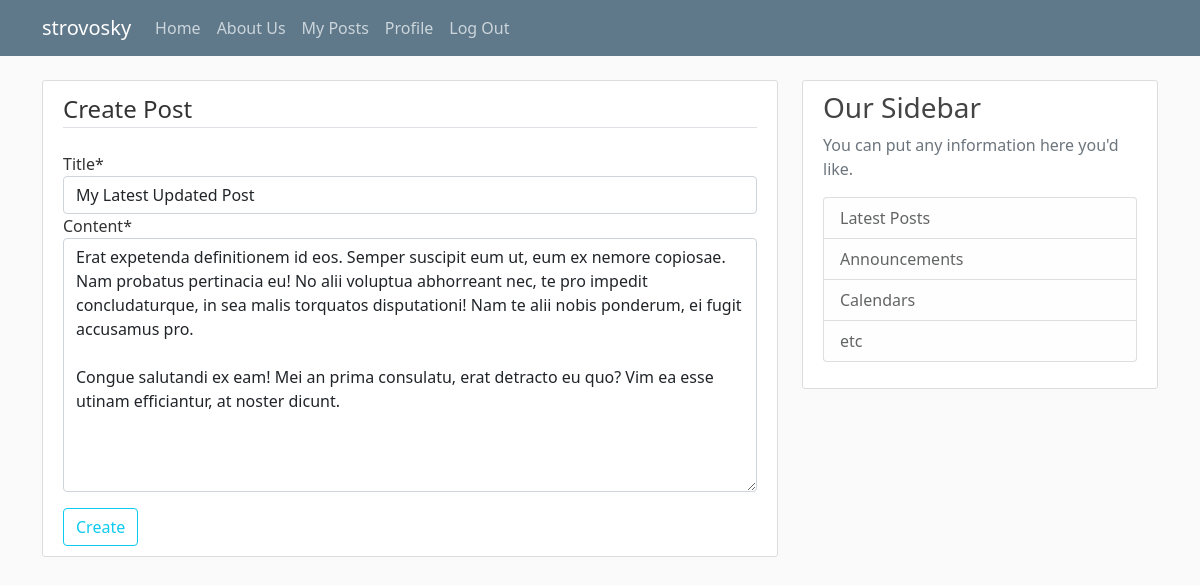
The page /post/56/update/ (signed in) on the database its author committed.
### blog/models.py (models this page shows, shortened)
class Posts(Model):
    title = CharField(max_length=150)
    content = TextField(max_length=500)
    date_created = DateTimeField(auto_now_add=True) # This won't ever be modified.
    last_modified = DateTimeField(auto_now=True) # This can be updated.
    author = ForeignKey(to=User, on_delete=CASCADE)

### blog/views.py (the view, shortened to what this page needs)
class PostUpdateView(LoginRequiredMixin, UserPassesTestMixin, UpdateView):
    model = Posts
    fields = ["title", "content"]
    def test_func(self):
        post = self.get_object()
        if self.request.user == post.author:
            return True
        return False

### blog/templates/blog/posts_form.html (shortened to what this page needs)
{% extends "blog/home.html" %}
{% load crispy_forms_tags %}
{% block content %}
    <div class="content-section">
        <form method="post">
            <fieldset class="form-group">
                <legend class="border-bottom mb-4">Create Post</legend>
                {{form|crispy}}
            </fieldset>
            <div class="form-group" >
                <button type="submit" class="btn btn-outline-info">Create</button>
            </div>
        </form>
    </div>
{% endblock content %}

### blog/templates/blog/home.html (shortened to what this page needs)
{% load static %}
<!DOCTYPE html>
<html lang="en">
    <head>
        <link href="https://cdn.jsdelivr.net/npm/bootstrap@5.1.3/dist/css/bootstrap.min.css" rel="stylesheet">
        <link rel="stylesheet" type="text/css" href="{% static 'blog/main.css' %}">
    </head>
    <body>
      {% block navbar %}
        {% if not user.is_authenticated %}
          <header class="site-header">
                <nav class="navbar navbar-expand-md navbar-dark bg-steel fixed-top">
                  <div class="container">
                    <a class="navbar-brand mr-4" href="{% url 'blog-home' %}">StroBlog</a>
                    <button class="navbar-toggler" type="button" data-toggle="collapse" data-target="#navbarToggle" aria-controls="navbarToggle" aria-expanded="false" aria-label="Toggle navigation">
                    <span class="navbar-toggler-icon"></span>
                    </button>
                    <div class="collapse navbar-collapse" id="navbarToggle">
                      <div class="navbar-nav mr-auto">
                        <a class="nav-item nav-link" href="{% url 'blog-home' %}">Home</a>
                        <a class="nav-item nav-link" href="{% url 'blog-about-us' %}">About Us</a>
                      </div>
                      <div class="navbar-nav">
                        <a class="nav-item nav-link" href="{% url 'login' %}">Login</a>
                        <a class="nav-item nav-link" href="{% url 'signup' %}">Register</a>
                      </div>
                    </div>
                  </div>
                </nav>
            </header>
          {% else %}
            <header class="site-header">
              <nav class="navbar navbar-expand-md navbar-dark bg-steel fixed-top">
                <div class="container">
                  <a class="navbar-brand mr-4" href="{% url 'blog-home' %}">{{user.username}}</a>
                  <div class="collapse navbar-collapse" id="navbarToggle">
                    <div class="navbar-nav mr-auto">
                      <a class="nav-item nav-link" href="{% url 'blog-home' %}">Home</a>
                      <a class="nav-item nav-link" href="{% url 'blog-about-us' %}">About Us</a>
                      <a class="nav-item nav-link" href="{% url 'user-posts' user.username %}">My Posts</a>
                      <a class="nav-item nav-link" href="{% url 'profile' %}">Profile</a>
                    </div>
                    <div class="navbar-nav">
                      <a class="nav-item nav-link" href="{% url 'logout' %}">Log Out</a>
                    </div>
                  </div>
                </div>
              </nav>
            </header>
          {% endif %}
      {% endblock navbar %}
      <main role="main" class="container">
          <div class="row">
            <div class="col-md-8">
              {% block content %}{% endblock content %}
            </div>
            <div class="col-md-4">
              <div class="content-section">
                <h3>Our Sidebar</h3>
                <p class='text-muted'>You can put any information here you'd like.
                  <ul class="list-group">
                    <li class="list-group-item list-group-item-light">Latest Posts</li>
                    <li class="list-group-item list-group-item-light">Announcements</li>
                    <li class="list-group-item list-group-item-light">Calendars</li>
                    <li class="list-group-item list-group-item-light">etc</li>
                  </ul>
                </p>
              </div>
            </div>
          </div>
        </main>
    </body>
</html>

### blog/static/blog/main.css (style rules this page uses)
body { background: #fafafa; color: #333333; margin-top: 5rem; }
h1, h2, h3, h4, h5, h6 { color: #444444; }
ul { margin: 0; }
.bg-steel { background-color: #5f788a; }
.site-header .navbar-nav .nav-link { color: #cbd5db; }
.content-section { background: #ffffff; padding: 10px 20px; border: 1px solid #dddddd; border-radius: 3px; margin-bottom: 20px; }

### rows shown on the page
Posts: title "My Latest Updated Post", content "Erat expetenda definitionem id eos. Semper suscipit eum ut, eum ex nemore copiosae. Nam probatus pertinacia eu! No alii voluptua abhorreant nec, te pro impedit concludaturque, in sea malis torquatos disputationi! Nam te alii nobis ponderum, ei fugit accusamus pro. Congue salutandi ex eam! Mei an prima consulatu, erat detracto eu quo? Vim ea esse utinam efficiantur, at noster dicunt."

### other values the page prints
{{ user.username }} "strovosky"
